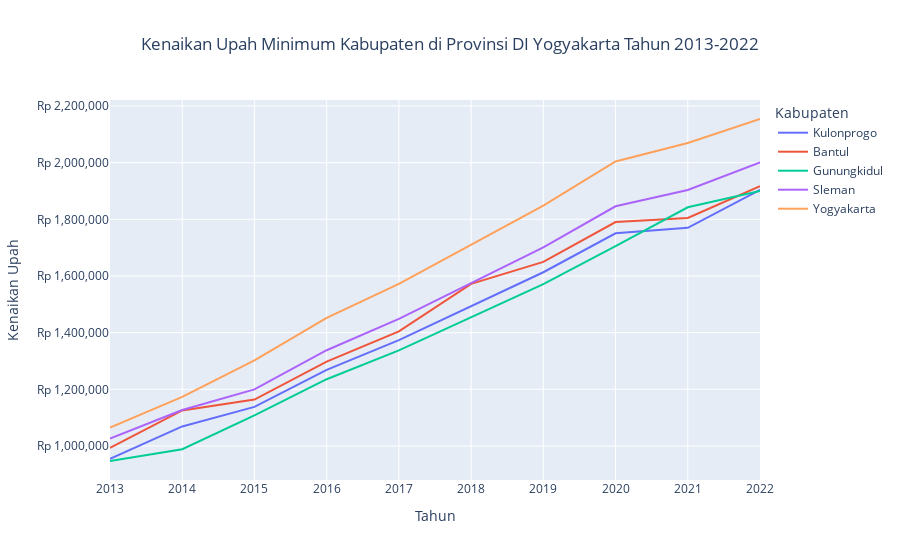

Notebook code cell kept with this figure:
### Code cell
fig = px.line(
        df, x='Tahun', y='Upah Minimum', color='Kabupaten',
        title=f'Kenaikan Upah Minimum Kabupaten di Provinsi DI Yogyakarta Tahun 2013-2022')


fig.update_layout(title_x=0.5) 

# Format the y-axis tick labels
fig.update_layout(yaxis=dict(tickformat=',.0f', tickprefix='Rp ', title='Kenaikan Upah'))


# Display the chart
fig.show()

### Figure 1 — Plotly figure (JSON) as saved in the notebook; plotly's stock layout.template omitted (floating-point values rounded to 4 significant figures)
{"data": [{"hovertemplate": "Kabupaten=Kulonprogo<br>Tahun=%{x}<br>Upah Minimum=%{y}<extra></extra>", "legendgroup": "Kulonprogo", "line": {"color": "#636efa", "dash": "solid"}, "marker": {"symbol": "circle"}, "mode": "lines", "name": "Kulonprogo", "orientation": "v", "showlegend": true, "type": "scatter", "x": [2013, 2014, 2015, 2016, 2017, 2018, 2019, 2020, 2021, 2022], "xaxis": "x", "y": [954339, 1069000, 1138000, 1268870, 1373600, 1493250, 1613200, 1750500, 1770000, 1904275], "yaxis": "y"}, {"hovertemplate": "Kabupaten=Bantul<br>Tahun=%{x}<br>Upah Minimum=%{y}<extra></extra>", "legendgroup": "Bantul", "line": {"color": "#EF553B", "dash": "solid"}, "marker": {"symbol": "circle"}, "mode": "lines", "name": "Bantul", "orientation": "v", "showlegend": true, "type": "scatter", "x": [2013, 2014, 2015, 2016, 2017, 2018, 2019, 2020, 2021, 2022], "xaxis": "x", "y": [993484, 1125500, 1163800, 1297700, 1404760, 1572150, 1649800, 1790500, 1805000, 1916848], "yaxis": "y"}, {"hovertemplate": "Kabupaten=Gunungkidul<br>Tahun=%{x}<br>Upah Minimum=%{y}<extra></extra>", "legendgroup": "Gunungkidul", "line": {"color": "#00cc96", "dash": "solid"}, "marker": {"symbol": "circle"}, "mode": "lines", "name": "Gunungkidul", "orientation": "v", "showlegend": true, "type": "scatter", "x": [2013, 2014, 2015, 2016, 2017, 2018, 2019, 2020, 2021, 2022], "xaxis": "x", "y": [947114, 988500, 1108249, 1235700, 1337650, 1454200, 1571000, 1705000, 1842460, 1900000], "yaxis": "y"}, {"hovertemplate": "Kabupaten=Sleman<br>Tahun=%{x}<br>Upah Minimum=%{y}<extra></extra>", "legendgroup": "Sleman", "line": {"color": "#ab63fa", "dash": "solid"}, "marker": {"symbol": "circle"}, "mode": "lines", "name": "Sleman", "orientation": "v", "showlegend": true, "type": "scatter", "x": [2013, 2014, 2015, 2016, 2017, 2018, 2019, 2020, 2021, 2022], "xaxis": "x", "y": [1026181, 1127000, 1200000, 1338000, 1448385, 1574550, 1701000, 1846000, 1903500, 2001000], "yaxis": "y"}, {"hovertemplate": "Kabupaten=Yogyakarta<br>Tahun=%{x}<br>Upah Minimum=%{y}<extra></extra>", "legendgroup": "Yogyakarta", "line": {"color": "#FFA15A", "dash": "solid"}, "marker": {"symbol": "circle"}, "mode": "lines", "name": "Yogyakarta", "orientation": "v", "showlegend": true, "type": "scatter", "x": [2013, 2014, 2015, 2016, 2017, 2018, 2019, 2020, 2021, 2022], "xaxis": "x", "y": [1065247, 1173300, 1302500, 1452400, 1572200, 1709150, 1848400, 2004000, 2069530, 2153970], "yaxis": "y"}], "layout": {"legend": {"title": {"text": "Kabupaten"}, "tracegroupgap": 0}, "title": {"text": "Kenaikan Upah Minimum Kabupaten di Provinsi DI Yogyakarta Tahun 2013-2022", "x": 0.5}, "xaxis": {"anchor": "y", "domain": [0, 1], "title": {"text": "Tahun"}}, "yaxis": {"anchor": "x", "domain": [0, 1], "tickformat": ",.0f", "tickprefix": "Rp ", "title": {"text": "Kenaikan Upah"}}}}
